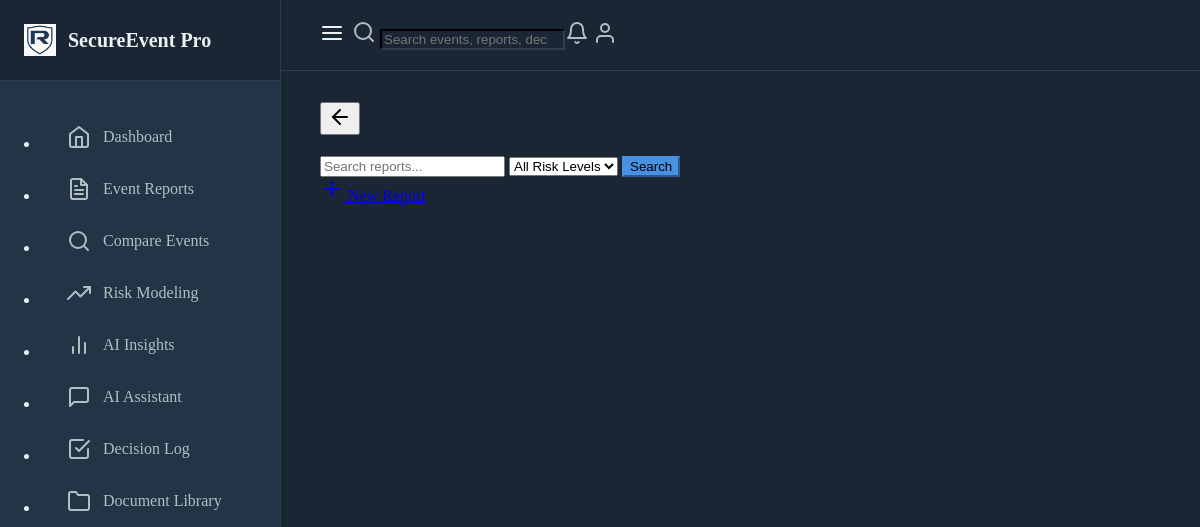
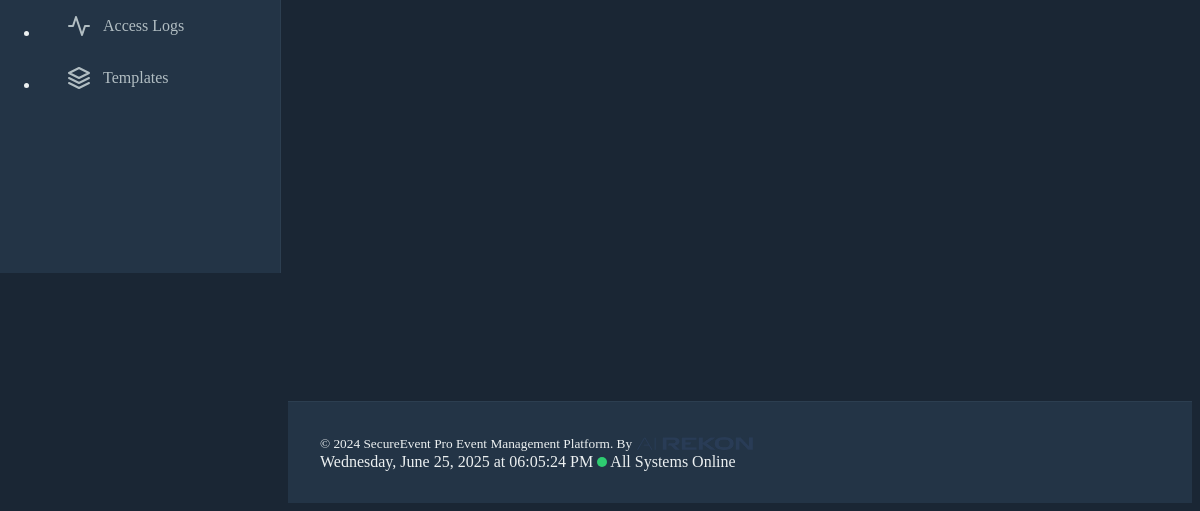
Page /view-all-events on the earlier database version (2 pictures, top to bottom).
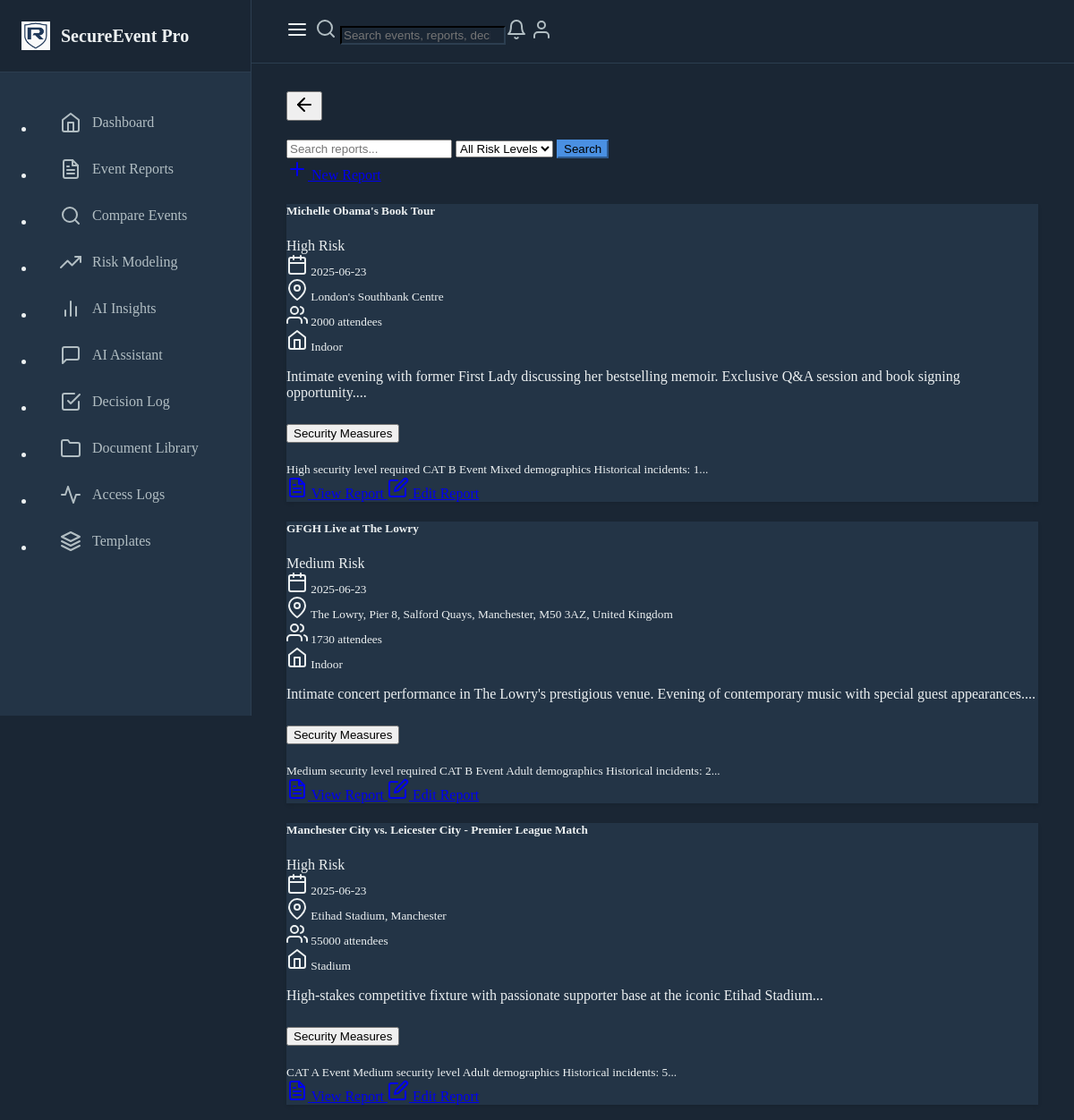
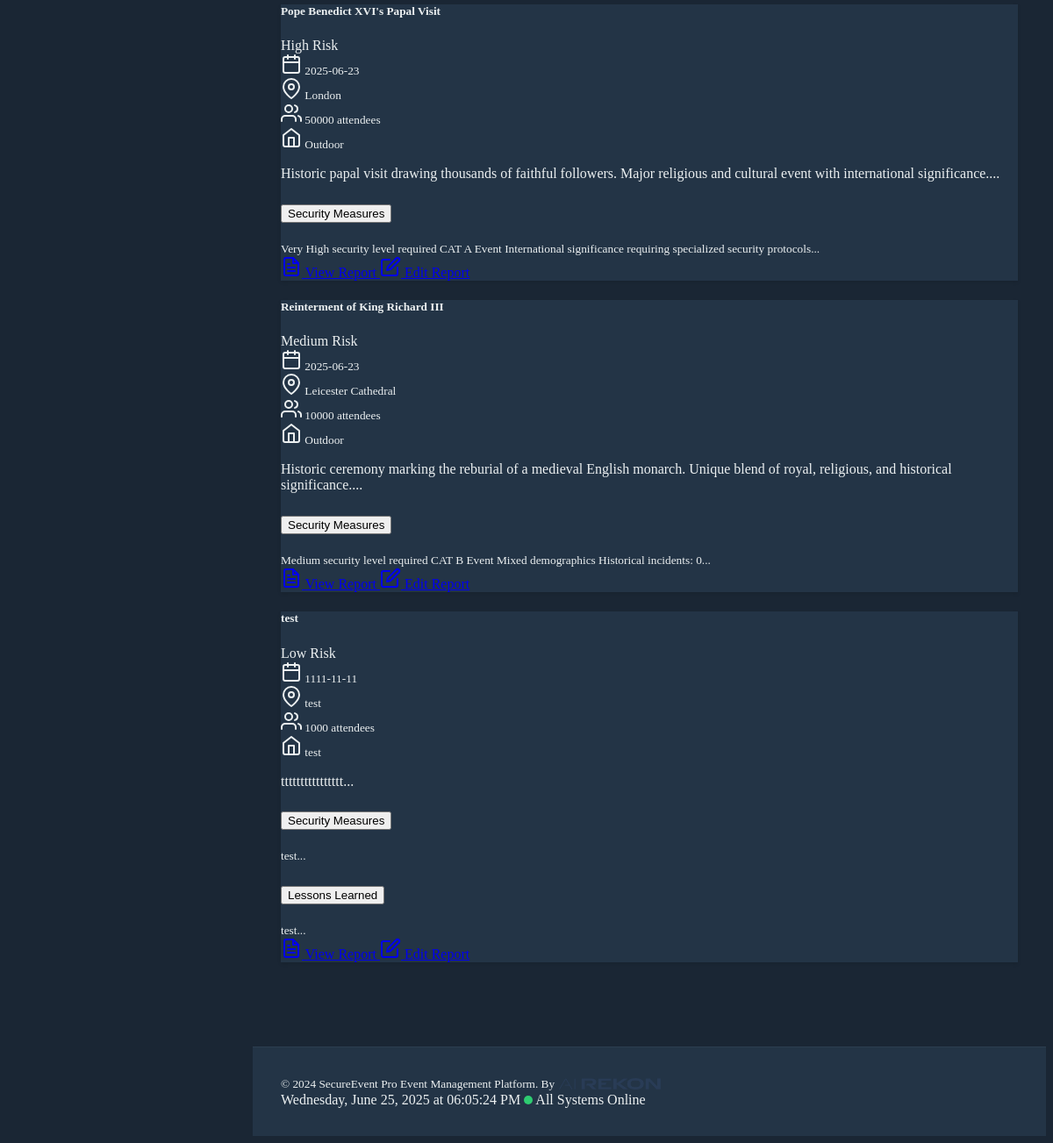
Same page on the later database version (2 pictures, top to bottom).
### models.py (models this page shows)
class EventReport(db.Model):
    id = db.Column(db.Integer, primary_key=True)
    title = db.Column(db.String(200), nullable=False)
    date = db.Column(db.DateTime, nullable=False)
    location = db.Column(db.String(200), nullable=False)
    description = db.Column(db.Text, nullable=False)
    risk_level = db.Column(db.String(50), nullable=False)
    incident_type = db.Column(db.String(100), nullable=False)
    created_at = db.Column(db.DateTime, default=datetime.utcnow)
    venue_type = db.Column(db.String(50))
    security_staff_count = db.Column(db.Integer, default=0)
    security_staff_roles = db.Column(db.JSON, default=dict)
    incidents_reported = db.Column(db.Integer, default=0)
    incident_summary = db.Column(db.Text)
    attendance = db.Column(db.Integer)
    security_measures = db.Column(db.Text)
    incident_response = db.Column(db.Text)
    lessons_learned = db.Column(db.Text)
    recommendations = db.Column(db.Text)
    security_protocols = db.Column(db.Text)
    emergency_response_plan = db.Column(db.Text)
    post_event_analysis = db.Column(db.Text)
    activity_logs = db.relationship('ActivityLog', backref='event_report', lazy=True)
    estimated_risk_level = db.Column(db.String(50))
    risk_assessments = db.relationship('RiskAssessment', backref='event_report', lazy=True)

### routes.py (the view)
@app.route("/view-all-events")
def view_all_events():
    events = EventReport.query.all()
    return render_template("index.html", reports=events)

### routes.py (called while the page is built)
@app.before_request
def before_request():
    g.start_time = datetime.utcnow()
    g.activity_log = None

@app.after_request
def after_request(response):
    if hasattr(g, "activity_log") and g.activity_log:
        end_activity_tracking(g.activity_log)
    return response

### templates/index.html (shortened to what the changed rows need)
{% extends "base.html" %}
{% block content %}
<div class="row">
    {% for report in reports %}
    <div class="col-md-6 mb-4">
        <div class="card h-100">
            <div class="card-header d-flex justify-content-between align-items-center">
                <h5 class="card-title mb-0">{{ report.title }}</h5>
                <span class="badge bg-{{ 'danger' if report.risk_level == 'High' else 'warning' if report.risk_level == 'Medium' else 'success' }}">
                    {{ report.risk_level }} Risk
                </span>
            </div>
            <div class="card-body">
                <div class="mb-3">
                    <small class="text-muted">
                        <i data-feather="calendar" class="feather-sm me-1"></i> {{ report.date.strftime('%Y-%m-%d') }}<br>
                        <i data-feather="map-pin" class="feather-sm me-1"></i> {{ report.location }}<br>
                        <i data-feather="users" class="feather-sm me-1"></i> {{ report.attendance if report.attendance else 'Not recorded' }} attendees<br>
                        <i data-feather="home" class="feather-sm me-1"></i> {{ report.venue_type if report.venue_type else 'Venue type not specified' }}
                    </small>
                </div>
                <p class="card-text">{{ report.description[:150] }}...</p>
                {% if report.security_measures or report.lessons_learned %}
                <div class="mt-3">
                    <div class="accordion" id="insights{{ report.id }}">
                        {% if report.security_measures %}
                        <div class="accordion-item">
                            <h2 class="accordion-header">
                                <button class="accordion-button collapsed" type="button" data-bs-toggle="collapse" data-bs-target="#security{{ report.id }}">
                                    Security Measures
                                </button>
                            </h2>
                            <div id="security{{ report.id }}" class="accordion-collapse collapse" data-bs-parent="#insights{{ report.id }}">
                                <div class="accordion-body">
                                    <small>{{ report.security_measures[:200] }}...</small>
                                </div>
                            </div>
                        </div>
                        {% endif %}
                        {% if report.lessons_learned %}
                        <div class="accordion-item">
                            <h2 class="accordion-header">
                                <button class="accordion-button collapsed" type="button" data-bs-toggle="collapse" data-bs-target="#lessons{{ report.id }}">
                                    Lessons Learned
                                </button>
                            </h2>
                            <div id="lessons{{ report.id }}" class="accordion-collapse collapse" data-bs-parent="#insights{{ report.id }}">
                                <div class="accordion-body">
                                    <small>{{ report.lessons_learned[:200] }}...</small>
                                </div>
                            </div>
                        </div>
                        {% endif %}
                    </div>
                </div>
                {% endif %}
                <div class="mt-3">
                    <a href="{{ url_for('view_report', report_id=report.id) }}" class="btn btn-secondary btn-sm">
                        <i data-feather="file-text" class="feather-sm"></i> View Report
                    </a>
                    <a href="{{ url_for('edit_event_report', report_id=report.id) }}" class="btn btn-outline-primary btn-sm ms-1">
                        <i data-feather="edit" class="feather-sm"></i> Edit Report
                    </a>
                </div>
            </div>
        </div>
    </div>
    {% endfor %}
</div>
{% endblock %}

Differences in the rows shown:
added EventReport: title "Michelle Obama's Book Tour", risk_level "High", date "2025-06-23", location "London's Southbank Centre", attendance "2000", venue_type "Indoor", description "Intimate evening with former First Lady discussing her bestselling memoir. Exclusive Q&A session and book signing opportunity.", security_measures "High security level required CAT B Event Mixed demographics Historical incidents: 1"
added EventReport: title "GFGH Live at The Lowry", risk_level "Medium", date "2025-06-23", location "The Lowry, Pier 8, Salford Quays, Manchester, M50 3AZ, United Kingdom", attendance "1730", venue_type "Indoor", description "Intimate concert performance in The Lowry's prestigious venue. Evening of contemporary music with special guest appearances.", security_measures "Medium security level required CAT B Event Adult demographics Historical incidents: 2"
added EventReport: title "Manchester City vs. Leicester City - Premier League Match", risk_level "High", date "2025-06-23", location "Etihad Stadium, Manchester", attendance "55000", venue_type "Stadium", description "High-stakes competitive fixture with passionate supporter base at the iconic Etihad Stadium", security_measures "CAT A Event Medium security level Adult demographics Historical incidents: 5"
added EventReport: title "Pope Benedict XVI's Papal Visit", risk_level "High", date "2025-06-23", location "London", attendance "50000", venue_type "Outdoor", description "Historic papal visit drawing thousands of faithful followers. Major religious and cultural event with international significance.", security_measures "Very High security level required CAT A Event International significance requiring specialized security protocols"
added EventReport: title "Reinterment of King Richard III", risk_level "Medium", date "2025-06-23", location "Leicester Cathedral", attendance "10000", venue_type "Outdoor", description "Historic ceremony marking the reburial of a medieval English monarch. Unique blend of royal, religious, and historical significance.", security_measures "Medium security level required CAT B Event Mixed demographics Historical incidents: 0"
added EventReport: title "test", risk_level "Low", date "1111-11-11", location "test", attendance "1000", venue_type "test", description "tttttttttttttttt", security_measures "test", lessons_learned "test"
